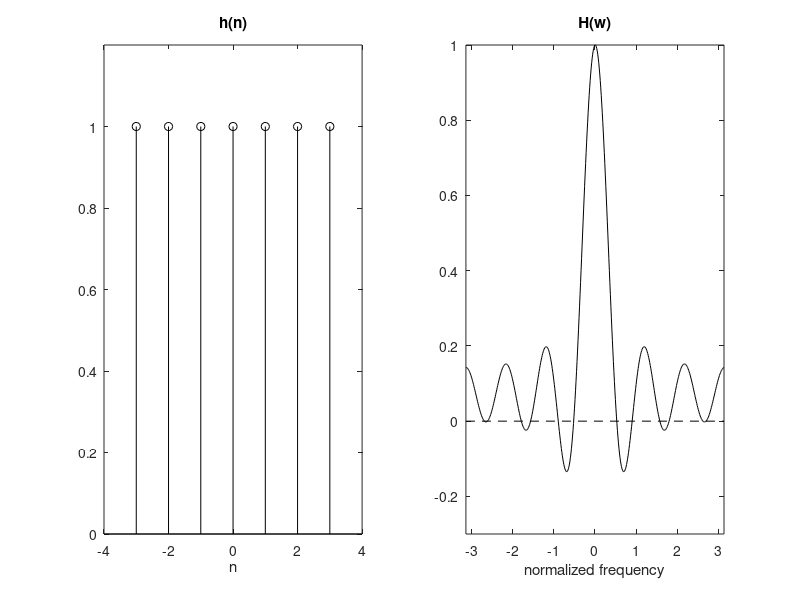

MATLAB code to generate this figure:
% h(n)= 7 ones, H(w) of the digital filter
n=-3:1:3; %sample times
h=ones(7,1); % vector of 7 ones
subplot(1,2,1); stem(n,h,'k'); %plots h(n)
axis([-4 4 0 1.2]); title('h(n)'); xlabel('n');

H1=real(fft(h,512)); Hf=H1/max(H1); %discrete Fourier transform
w=-pi:(2*pi/511):pi;
subplot(1,2,2); plot(w,fftshift(Hf),'k'); %plots H(w)
axis([-pi pi -0.3 1]); title('H(w)'); xlabel('normalized frequency');
hold on; 
plot([-pi pi],[0 0],'--k'); %horizontal dotted line
